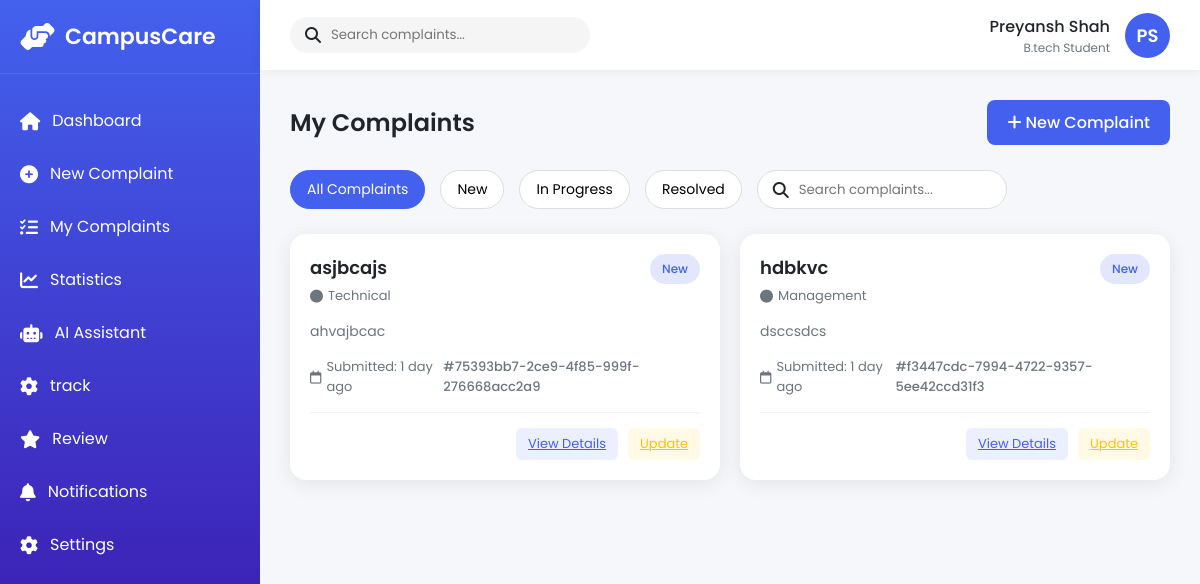
Page /My_Complaint/ on the committed database.
### dashboard/models.py (models this page shows, shortened)
class Complaint(models.Model):
    STATUS_CHOICES = [
        ('new', 'New'),
        ('in_progress', 'In Progress'),
        ('pending', 'Pending Review'),
        ('resolved', 'Resolved'),
    ]
    CATEGORY_CHOICES = [
        ('technical', 'Technical'),
        ('management', 'Management'),
        ('facilities', 'Facilities'),
        ('it', 'IT'),
        ('other', 'Other'),
    ]
    PRIORITY_CHOICES = [
        ('low', 'Low'),
        ('medium', 'Medium'),
        ('high', 'High'),
    ]
    complaint_id = models.UUIDField(default=uuid.uuid4, editable=False, unique=True)
    title = models.CharField(max_length=255)
    description = models.TextField()
    location_building = models.CharField(max_length=255, blank=True, null=True)
    location_floor = models.CharField(max_length=255, blank=True, null=True)
    location_additional = models.TextField(blank=True, null=True)
    category = models.CharField(max_length=50, choices=CATEGORY_CHOICES, default='other')
    priority = models.CharField(max_length=20, choices=PRIORITY_CHOICES, default='medium')
    attachment = models.FileField(upload_to='attachments/', blank=True, null=True)
    student_name = models.CharField(max_length=100)
    student_id = models.CharField(max_length=50)
    email = models.EmailField(blank=True, null=True)
    phone = models.CharField(max_length=20, blank=True, null=True)
    anonymous = models.BooleanField(default=False)
    status = models.CharField(max_length=20, choices=STATUS_CHOICES, default='new')
    submitted_at = models.DateTimeField(default=timezone.now)
    assigned_to = models.ForeignKey(
        settings.AUTH_USER_MODEL,
        on_delete=models.SET_NULL,
        null=True,
        blank=True,
        related_name="dashboard_assigned_complaints"
    )

### dashboard/views.py (the view)
# urls.py: path('My_Complaint/', views.my_complaints, name='my_complaints'),
def my_complaints(request):
    complaints = Complaint.objects.all().order_by("-submitted_at")
    return render(request, "my_complaint.html", {"complaints": complaints})

### dashboard/templates/My_Complaint.html (shortened to what this page needs)
{% load static %}
{% load static humanize %}
<!DOCTYPE html>
<html lang="en">
<head>
    <link rel="stylesheet" href="https://cdnjs.cloudflare.com/ajax/libs/font-awesome/6.4.0/css/all.min.css">
    <link rel="stylesheet" href="{% static 'mycom.css' %}">
</head>
<body>
    <div class="sidebar">
        <div class="logo">
            <i class="fas fa-handshake-angle"></i>
            <h1>CampusCare</h1>
        </div>
        <a href="{% url 'dashboard' %}" class="menu-item {% if active_page == 'dashboard' %}active{% endif %}">
            <i class="fas fa-home"></i>
            <span>Dashboard</span>
        </a>
        <a href="{% url 'new_complaint' %}" class="menu-item {% if active_page == 'new_complaint' %}active{% endif %}">
            <i class="fas fa-plus-circle"></i>
            <span>New Complaint</span>
        </a>
        <a href="{% url 'my_complaints' %}" class="menu-item {% if active_page == 'my_complaints' %}active{% endif %}">
            <i class="fas fa-list-check"></i>
            <span>My Complaints</span>
        </a>
        <a href="{% url 'statistics' %}" class="menu-item">
            <i class="fas fa-chart-line"></i>
            <span>Statistics</span>
        </a>
        <a href="{% url 'ai_assistant' %}" class="menu-item">
            <i class="fas fa-robot"></i>
            <span>AI Assistant</span>
        </a>
        <a href="{% url 'track_complaints' %}" class="menu-item">
            <i class="fas fa-gear"></i>
            <span>track</span>
        </a>
        <a href="{% url 'review' %}" class="menu-item">
            <i class="fas fa-star"></i>
            <span>Review</span>
        </a>
        <a href="{% url 'notifications' %}" class="menu-item">
            <i class="fas fa-bell"></i>
            <span>Notifications</span>
        </a>
        <a href="{% url 'settings' %}" class="menu-item">
            <i class="fas fa-gear"></i>
            <span>Settings</span>
        </a>
    </div>
    <div class="main-content">
        <header>
            <div class="search-bar">
                <i class="fas fa-search"></i>
                <input type="text" placeholder="Search complaints...">
            </div>
            <div class="user-profile">
                <div class="user-info">
                    <h4>Preyansh Shah</h4>
                    <p>B.tech Student</p>
                </div>
                <div class="avatar">PS</div>
            </div>
        </header>
        <div class="dashboard">
            <div class="page-header">
                <h2 class="page-title">My Complaints</h2>
                <a href="{% url 'new_complaint' %}" class="new-complaint-btn">
                    <i class="fas fa-plus"></i> New Complaint
                </a>
            </div>
            <div class="filter-controls">
                <button class="filter-btn active">All Complaints</button>
                <button class="filter-btn">New</button>
                <button class="filter-btn">In Progress</button>
                <button class="filter-btn">Resolved</button>
                <div class="search-filter">
                    <i class="fas fa-search"></i>
                    <input type="text" placeholder="Search complaints...">
                </div>
            </div>
            <div class="complaints-container">
                {% for complaint in complaints %}
                <div class="complaint-card">
                    <div class="complaint-header">
                        <div>
                            <h3 class="complaint-title">{{ complaint.title }}</h3>
                            <div class="complaint-category">
                                <i class="fas fa-circle"></i> {{ complaint.get_category_display }}
                            </div>
                        </div>
                        <span class="complaint-status status-{{ complaint.status|lower }}">{{ complaint.get_status_display }}</span>
                    </div>
                    <div class="complaint-details">
                        <p>{{ complaint.description|truncatewords:30 }}</p>
                    </div>
                    <div class="complaint-meta">
                        <div class="complaint-date">
                            <i class="far fa-calendar"></i> Submitted: {{ complaint.submitted_at|naturaltime }}
                        </div>
                        <div class="complaint-id">#{{ complaint.complaint_id }}</div>
                    </div>
                    <div class="complaint-actions">
                        <a href="{% url 'view_complaint' complaint.complaint_id %}" class="action-btn view-btn">View Details</a>
                        <a href="{% url 'update_complaint' complaint.complaint_id %}" class="action-btn update-btn">Update</a>
                    </div>
                </div>
                {% empty %}
                <p>No complaints found.</p>
                {% endfor %}
            </div>
        </div>
    </div>
</body>
</html>

### rows in the picture
Complaint: title "asjbcajs", category "Technical", status "New", description "ahvajbcac", submitted_at "1 day ago", complaint_id "75393bb7-2ce9-4f85-999f-276668acc2a9"
Complaint: title "hdbkvc", category "Management", status "New", description "dsccsdcs", submitted_at "1 day ago", complaint_id "f3447cdc-7994-4722-9357-5ee42ccd31f3"
